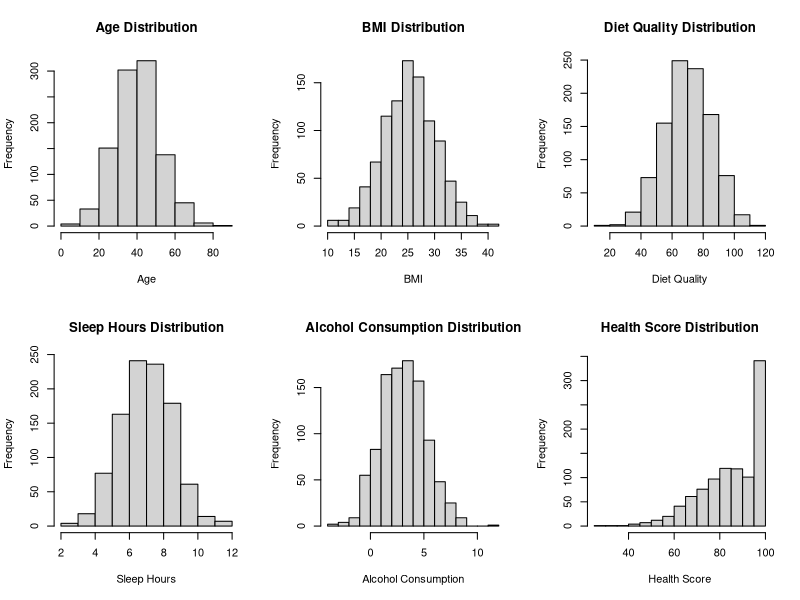
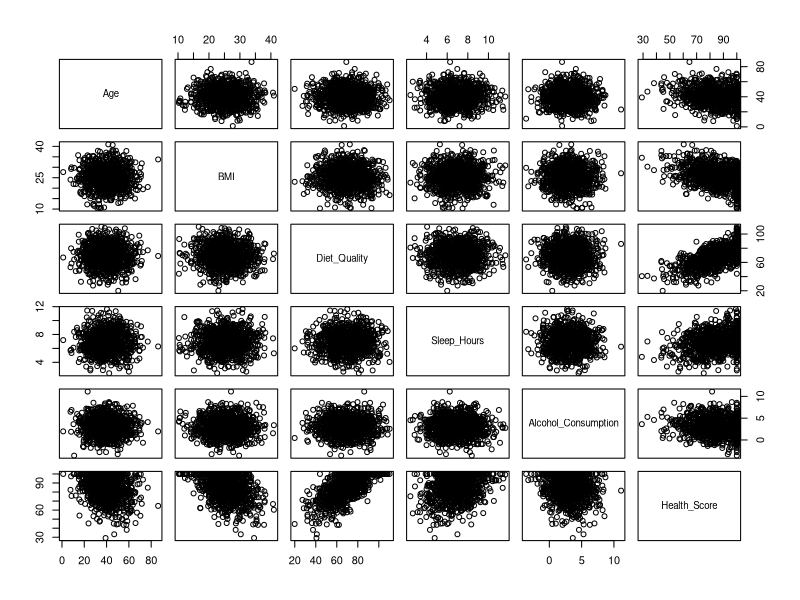
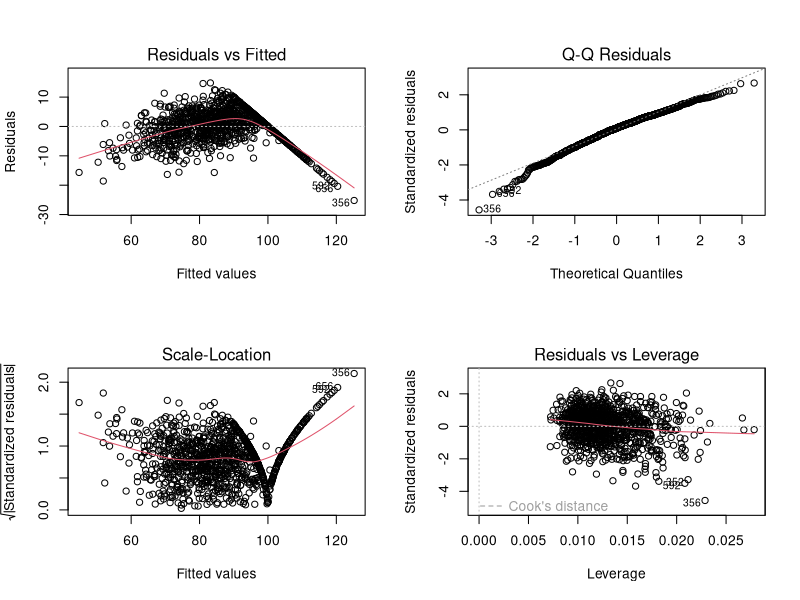
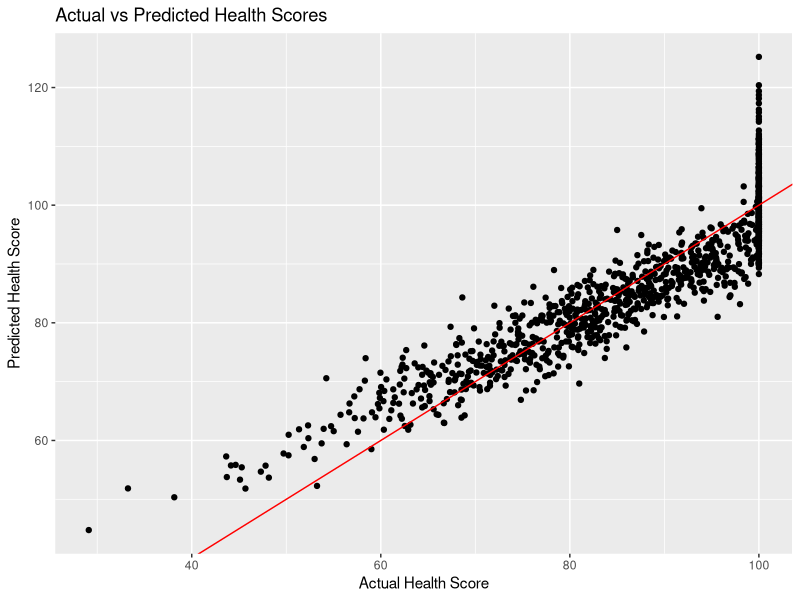
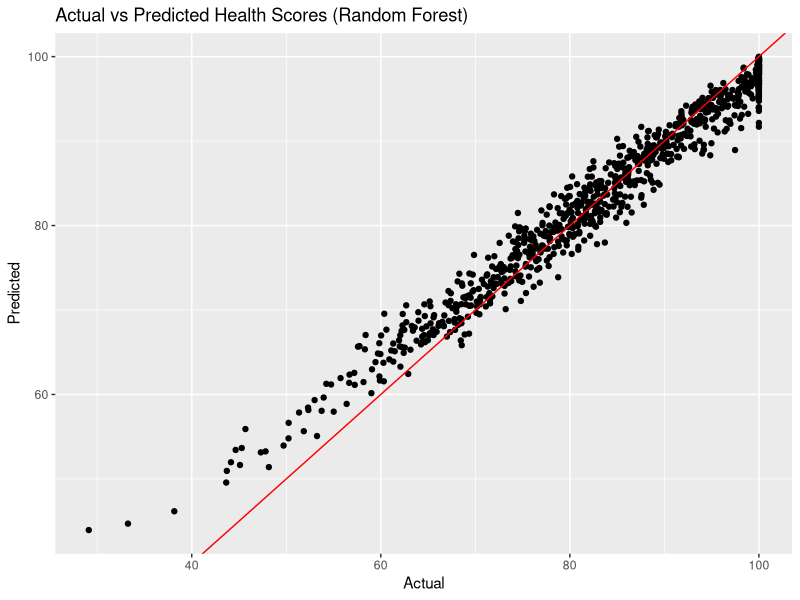
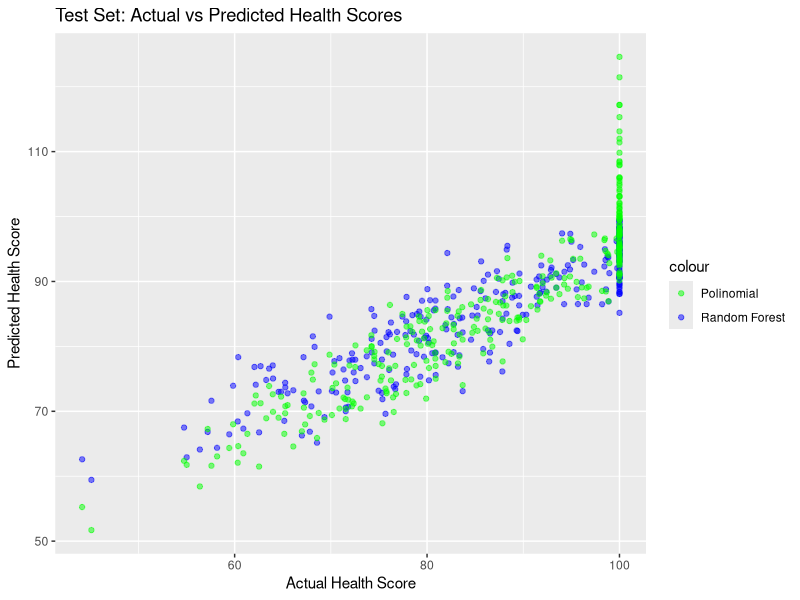
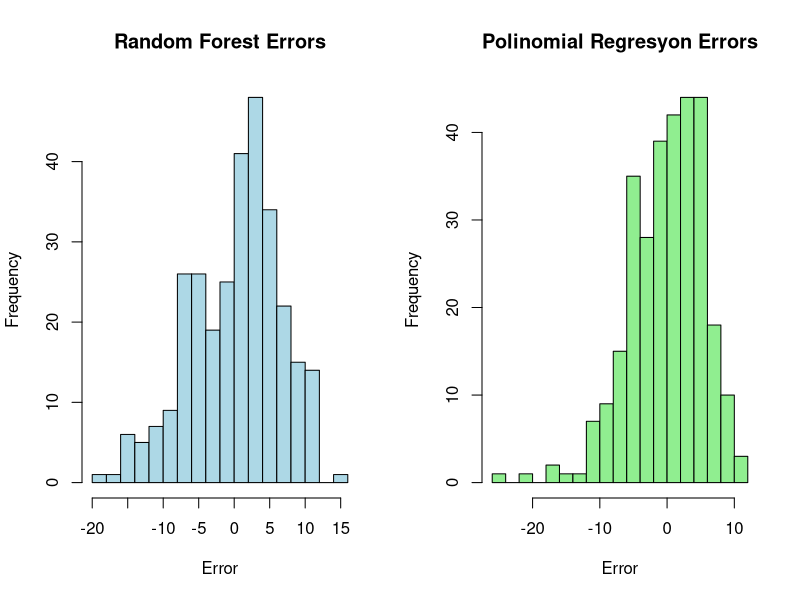
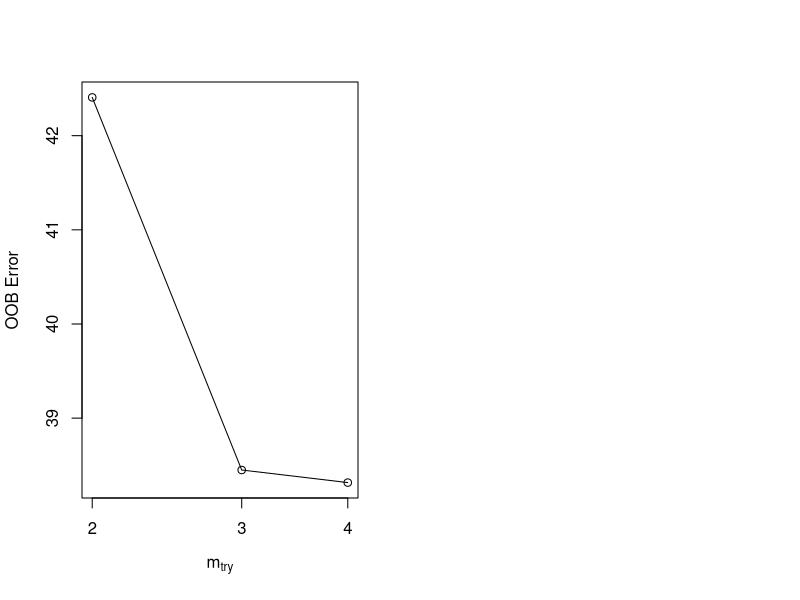

Write the R code that produced these figures, in order. (Note: a time limit stopped this script after it produced the figures.)
# Gerekli kütüphaneleri yükleyelim
library(tidyverse)  # Veri manipülasyonu ve görselleştirme için

# Veri kümesini yükleyelim
dataset <- read.csv("synthetic_health_data.csv")

# Verinin ilk birkaç satırını görüntüleyelim
head(dataset)

# Eksik değerleri kontrol edelim
sum(is.na(dataset))  # NA (eksik) değerlerin sayısını hesaplar

# Veriye yeni özellikler ekleyelim

# BMI'yi kategorize edelim: Düşük, Normal, Yüksek, Obez
dataset$BMI_Category <- cut(dataset$BMI,
                            breaks = c(-Inf, 18.5, 24.9, 29.9, Inf),
                            labels = c("Düşük", "Normal", "Yüksek", "Obez"))

# Yaş grupları oluşturalım: Genç, Orta Yaş, Yaşlı, Çok Yaşlı
dataset$Age_Group <- cut(dataset$Age,
                         breaks = c(-Inf, 30, 45, 60, Inf),
                         labels = c("Genç", "Orta Yaş", "Yaşlı", "Çok Yaşlı"))

# Özellik ölçekleme (Z-score) uygulayalım
dataset$BMI_scaled <- scale(dataset$BMI)  # BMI'nin ölçeklenmiş hali
dataset$Sleep_Hours_scaled <- scale(dataset$Sleep_Hours)  # Uyku saatlerinin ölçeklenmesi
dataset$Diet_Quality_scaled <- scale(dataset$Diet_Quality)  # Diyet kalitesinin ölçeklenmesi
dataset$Alcohol_Consumption_scaled <- scale(dataset$Alcohol_Consumption)  # Alkol tüketiminin ölçeklenmesi

# Veriyi yeniden gözden geçirelim
summary(dataset)  # Verinin özet istatistiklerini gösterir

# Cinsiyet ve egzersiz sıklığını uygun faktörlere dönüştürelim
dataset$Smoking_Status <- factor(dataset$Smoking_Status, levels = c(0, 1), labels = c("Non-smoker", "Smoker"))
dataset$Exercise_Frequency <- factor(dataset$Exercise_Frequency, levels = 0:7)

# Kolonları uygun veri türlerine dönüştürelim
dataset$Age <- as.numeric(dataset$Age)
dataset$BMI <- as.numeric(dataset$BMI)
dataset$Diet_Quality <- as.numeric(dataset$Diet_Quality)
dataset$Sleep_Hours <- as.numeric(dataset$Sleep_Hours)
dataset$Alcohol_Consumption <- as.numeric(dataset$Alcohol_Consumption)
dataset$Health_Score <- as.numeric(dataset$Health_Score)

# Verinin özetine tekrar bakalım
summary(dataset)

# Sayısal değişkenlerin dağılımlarını görselleştirelim
par(mfrow=c(2,3))  # 2 satır ve 3 sütunlu bir düzen ayarlayalım
hist(dataset$Age, main="Age Distribution", xlab="Age")  # Yaş dağılımı
hist(dataset$BMI, main="BMI Distribution", xlab="BMI")  # BMI dağılımı
hist(dataset$Diet_Quality, main="Diet Quality Distribution", xlab="Diet Quality")  # Diyet kalitesi dağılımı
hist(dataset$Sleep_Hours, main="Sleep Hours Distribution", xlab="Sleep Hours")  # Uyku saatleri dağılımı
hist(dataset$Alcohol_Consumption, main="Alcohol Consumption Distribution", xlab="Alcohol Consumption")  # Alkol tüketimi dağılımı
hist(dataset$Health_Score, main="Health Score Distribution", xlab="Health Score")  # Sağlık skoru dağılımı

# Sayısal değişkenler arasındaki çiftli korelasyonları hesaplayalım
cor(dataset[, c("Age", "BMI", "Diet_Quality", "Sleep_Hours", "Alcohol_Consumption", "Health_Score")])

# Sayısal değişkenler arasındaki ilişkileri daha ayrıntılı görmek için scatter plot matrix çizelim
pairs(dataset[, c("Age", "BMI", "Diet_Quality", "Sleep_Hours", "Alcohol_Consumption", "Health_Score")])

# Basit doğrusal regresyon modelini kuralım
model <- lm(Health_Score ~ Age + BMI + Exercise_Frequency + Diet_Quality + Sleep_Hours + Smoking_Status + Alcohol_Consumption, data = dataset)

# Modelin özetini alalım
summary(model)

# Model varsayımlarını kontrol edelim: Artıklar (residuals) grafiği
par(mfrow=c(2,2))  # 2x2'lik grafik düzeni
plot(model)  # Modelin artıklarına ait dört farklı grafiği görselleştirir

# Modelden tahminler yapalım
predictions <- predict(model, newdata = dataset)

# Gerçek ve tahmin edilen değerleri karşılaştıralım
comparison <- data.frame(Actual = dataset$Health_Score, Predicted = predictions)
head(comparison)

# Modelin R-kare (R²) değerini hesaplayalım
rsq <- summary(model)$r.squared
cat("R-squared: ", rsq)  # Modelin açıklama gücünü verir

# Ortalama Kare Hata (MSE) hesaplayalım
mse <- mean((dataset$Health_Score - predictions)^2)
cat("Mean Squared Error: ", mse)  # Modelin hata oranını ölçer

# Gerçek ve tahmin edilen değerlerin karşılaştırma grafiğini çizelim
ggplot(comparison, aes(x = Actual, y = Predicted)) +
  geom_point() +  # Gerçek vs tahmin edilen değerleri gösterir
  geom_abline(slope = 1, intercept = 0, color = "red") +  # Y = X doğrusu, mükemmel tahminin göstergesidir
  labs(title = "Actual vs Predicted Health Scores", x = "Actual Health Score", y = "Predicted Health Score")

# Polinomial regresyon modelini kuralım (doğrusal olmayan ilişkiler için)
polynomial_model <- lm(Health_Score ~ poly(Age, 2) + poly(BMI, 2) + Exercise_Frequency + 
                       Diet_Quality + Sleep_Hours + Smoking_Status + Alcohol_Consumption, data = dataset)

# Polinomial regresyon modelinin özetini alalım
summary(polynomial_model)

# Random Forest modelini kuralım
library(randomForest)
random_forest_model <- randomForest(Health_Score ~ Age + BMI + Exercise_Frequency + 
                                    Diet_Quality + Sleep_Hours + Smoking_Status + Alcohol_Consumption, 
                                    data = dataset, ntree = 100)

# Random Forest modelinin özetini yazdıralım
print(random_forest_model)

# Destek Vektör Regresyonu (SVR) modelini kuralım
install.packages('e1071')
library(e1071)
svr_model <- svm(Health_Score ~ Age + BMI + Exercise_Frequency + Diet_Quality + 
                 Sleep_Hours + Smoking_Status + Alcohol_Consumption, data = dataset)

# SVR modelinin özetini alalım
summary(svr_model)

# Hiperparametre optimizasyonu için caret paketini kullanalım
library(caret)
grid <- expand.grid(mtry = c(2, 3, 4, 5))  # Random Forest'ın 'mtry' parametresi için değerler
train_control <- trainControl(method = "cv", number = 10)  # 10 katlamalı çapraz doğrulama

# Random Forest modelini Grid Search ile eğitelim
rf_model <- train(Health_Score ~ Age + BMI + Exercise_Frequency + Diet_Quality + 
                  Sleep_Hours + Smoking_Status + Alcohol_Consumption, data = dataset,
                  method = "rf", trControl = train_control, tuneGrid = grid)

# En iyi model parametrelerini yazdıralım
print(rf_model$bestTune)

# K-fold çapraz doğrulama kullanmak
cv_model <- train(Health_Score ~ Age + BMI + Exercise_Frequency + Diet_Quality + 
                  Sleep_Hours + Smoking_Status + Alcohol_Consumption, data = dataset,
                  method = "lm", trControl = trainControl(method = "cv", number = 10))

# Modelin sonuçlarını yazdıralım
print(cv_model)

# Random Forest modelinin tahminlerini alalım
rf_predictions <- predict(random_forest_model, newdata = dataset)

# Polinomial regresyon modelinin tahminlerini alalım
polynomial_predictions <- predict(polynomial_model, newdata = dataset)

# Gerçek ve tahmin edilen değerleri karşılaştıralım
comparison_rf <- data.frame(Actual = dataset$Health_Score, Predicted = rf_predictions)
comparison_poly <- data.frame(Actual = dataset$Health_Score, Predicted = polynomial_predictions)

# Random Forest ve Polinomial regresyon için gerçek ve tahmin edilen değerlerin karşılaştırma grafiğini çizelim
ggplot(comparison_rf, aes(x = Actual, y = Predicted)) + 
  geom_point() + 
  geom_abline(slope = 1, intercept = 0, color = "red") + 
  labs(title = "Actual vs Predicted Health Scores (Random Forest)", x = "Actual", y = "Predicted") 
# Random Forest ve Polinomial regresyon için performans metriklerini hesaplayalım
# R2 (R-kare), MSE (Ortalama Kare Hata), MAE (Ortalama Mutlak Hata) gibi metrikleri hesaplayalım

# Random Forest modelinin performans metriklerini hesaplayalım
rf_r2 <- cor(dataset$Health_Score, rf_predictions)^2  # R² değeri
rf_mse <- mean((dataset$Health_Score - rf_predictions)^2)  # MSE
rf_mae <- mean(abs(dataset$Health_Score - rf_predictions))  # MAE

cat("Random Forest - R-squared:", rf_r2, "\n")
cat("Random Forest - Mean Squared Error:", rf_mse, "\n")
cat("Random Forest - Mean Absolute Error:", rf_mae, "\n")

# Polinomial regresyon modelinin performans metriklerini hesaplayalım
poly_r2 <- cor(dataset$Health_Score, polynomial_predictions)^2  # R² değeri
poly_mse <- mean((dataset$Health_Score - polynomial_predictions)^2)  # MSE
poly_mae <- mean(abs(dataset$Health_Score - polynomial_predictions))  # MAE

cat("Polinomial Regresyon - R-squared:", poly_r2, "\n")
cat("Polinomial Regresyon - Mean Squared Error:", poly_mse, "\n")
cat("Polinomial Regresyon - Mean Absolute Error:", poly_mae, "\n")

# Eğitim seti ile test setine ayıralım (70% eğitim, 30% test)
set.seed(123)  # Sonuçların tekrar edilebilir olması için
train_indices <- sample(1:nrow(dataset), size = 0.7 * nrow(dataset))
train_data <- dataset[train_indices, ]
test_data <- dataset[-train_indices, ]

# Eğitim verisi üzerinde Random Forest modelini tekrar eğitelim
rf_model_train <- randomForest(Health_Score ~ Age + BMI + Exercise_Frequency + 
                               Diet_Quality + Sleep_Hours + Smoking_Status + Alcohol_Consumption, 
                               data = train_data, ntree = 100)

# Eğitim verisi üzerinde Polinomial regresyon modelini tekrar eğitelim
polynomial_model_train <- lm(Health_Score ~ poly(Age, 2) + poly(BMI, 2) + Exercise_Frequency + 
                             Diet_Quality + Sleep_Hours + Smoking_Status + Alcohol_Consumption, 
                             data = train_data)

# Test verisi üzerinde tahmin yapalım
rf_predictions_test <- predict(rf_model_train, newdata = test_data)
polynomial_predictions_test <- predict(polynomial_model_train, newdata = test_data)

# Test seti üzerindeki modelin performansını değerlendirelim
rf_r2_test <- cor(test_data$Health_Score, rf_predictions_test)^2
rf_mse_test <- mean((test_data$Health_Score - rf_predictions_test)^2)
rf_mae_test <- mean(abs(test_data$Health_Score - rf_predictions_test))

cat("Test Set - Random Forest - R-squared:", rf_r2_test, "\n")
cat("Test Set - Random Forest - Mean Squared Error:", rf_mse_test, "\n")
cat("Test Set - Random Forest - Mean Absolute Error:", rf_mae_test, "\n")

poly_r2_test <- cor(test_data$Health_Score, polynomial_predictions_test)^2
poly_mse_test <- mean((test_data$Health_Score - polynomial_predictions_test)^2)
poly_mae_test <- mean(abs(test_data$Health_Score - polynomial_predictions_test))

cat("Test Set - Polinomial Regresyon - R-squared:", poly_r2_test, "\n")
cat("Test Set - Polinomial Regresyon - Mean Squared Error:", poly_mse_test, "\n")
cat("Test Set - Polinomial Regresyon - Mean Absolute Error:", poly_mae_test, "\n")

# Model karşılaştırma grafiği
comparison_test <- data.frame(Actual = test_data$Health_Score, 
                              RF_Predicted = rf_predictions_test, 
                              Poly_Predicted = polynomial_predictions_test)

ggplot(comparison_test, aes(x = Actual)) +
  geom_point(aes(y = RF_Predicted, color = "Random Forest"), alpha = 0.5) +
  geom_point(aes(y = Poly_Predicted, color = "Polinomial"), alpha = 0.5) +
  labs(title = "Test Set: Actual vs Predicted Health Scores", 
       x = "Actual Health Score", y = "Predicted Health Score") +
  scale_color_manual(values = c("Random Forest" = "blue", "Polinomial" = "green"))

# Özetleyici istatistikler ve hata analizi
error_rf <- data.frame(Actual = test_data$Health_Score, Predicted = rf_predictions_test, Error = test_data$Health_Score - rf_predictions_test)
error_poly <- data.frame(Actual = test_data$Health_Score, Predicted = polynomial_predictions_test, Error = test_data$Health_Score - polynomial_predictions_test)

# Hata dağılımlarını görselleştirelim
par(mfrow = c(1, 2))
hist(error_rf$Error, main = "Random Forest Errors", xlab = "Error", col = "lightblue", breaks = 20)
hist(error_poly$Error, main = "Polinomial Regresyon Errors", xlab = "Error", col = "lightgreen", breaks = 20)

# Modellemede hiperparametre optimizasyonu yapılabilir. Örneğin Random Forest için:
tune_rf <- tuneRF(train_data[, c("Age", "BMI", "Exercise_Frequency", "Diet_Quality", 
                                 "Sleep_Hours", "Smoking_Status", "Alcohol_Consumption")], 
                  train_data$Health_Score, 
                  ntreeTry = 100, 
                  stepFactor = 1.5, 
                  improve = 0.01, 
                  trace = TRUE)

# İyileştirilmiş Random Forest modelini yazdıralım
print(tune_rf)

# Son olarak, çapraz doğrulama ile modelin doğruluğunu tekrar kontrol edelim
cv_results <- train(Health_Score ~ Age + BMI + Exercise_Frequency + Diet_Quality + 
                    Sleep_Hours + Smoking_Status + Alcohol_Consumption, 
                    data = dataset, method = "rf", trControl = trainControl(method = "cv", number = 10))

# Çapraz doğrulama sonuçlarını yazdıralım
print(cv_results)
